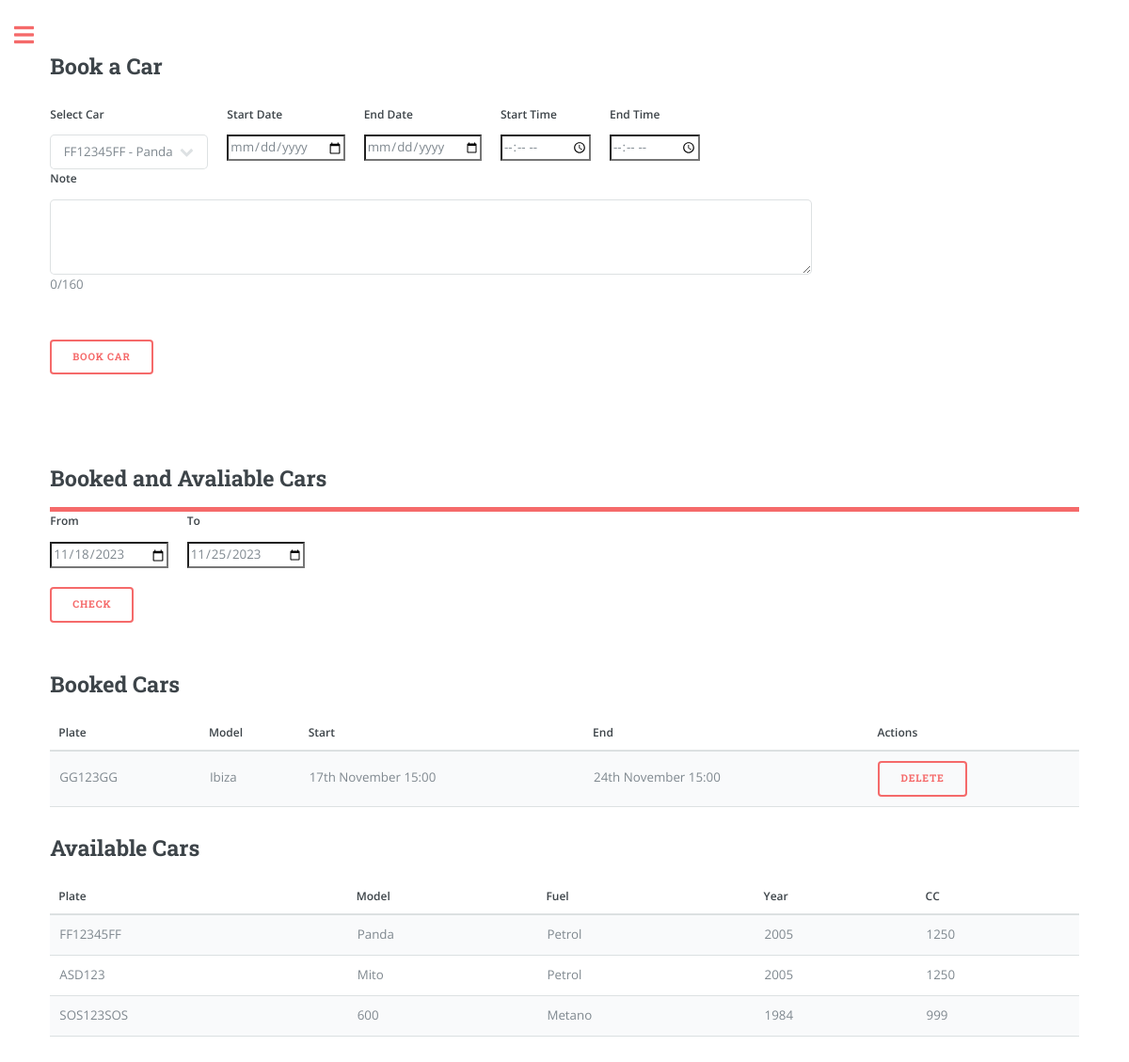
Before: /overview (signed in) with the older database file.
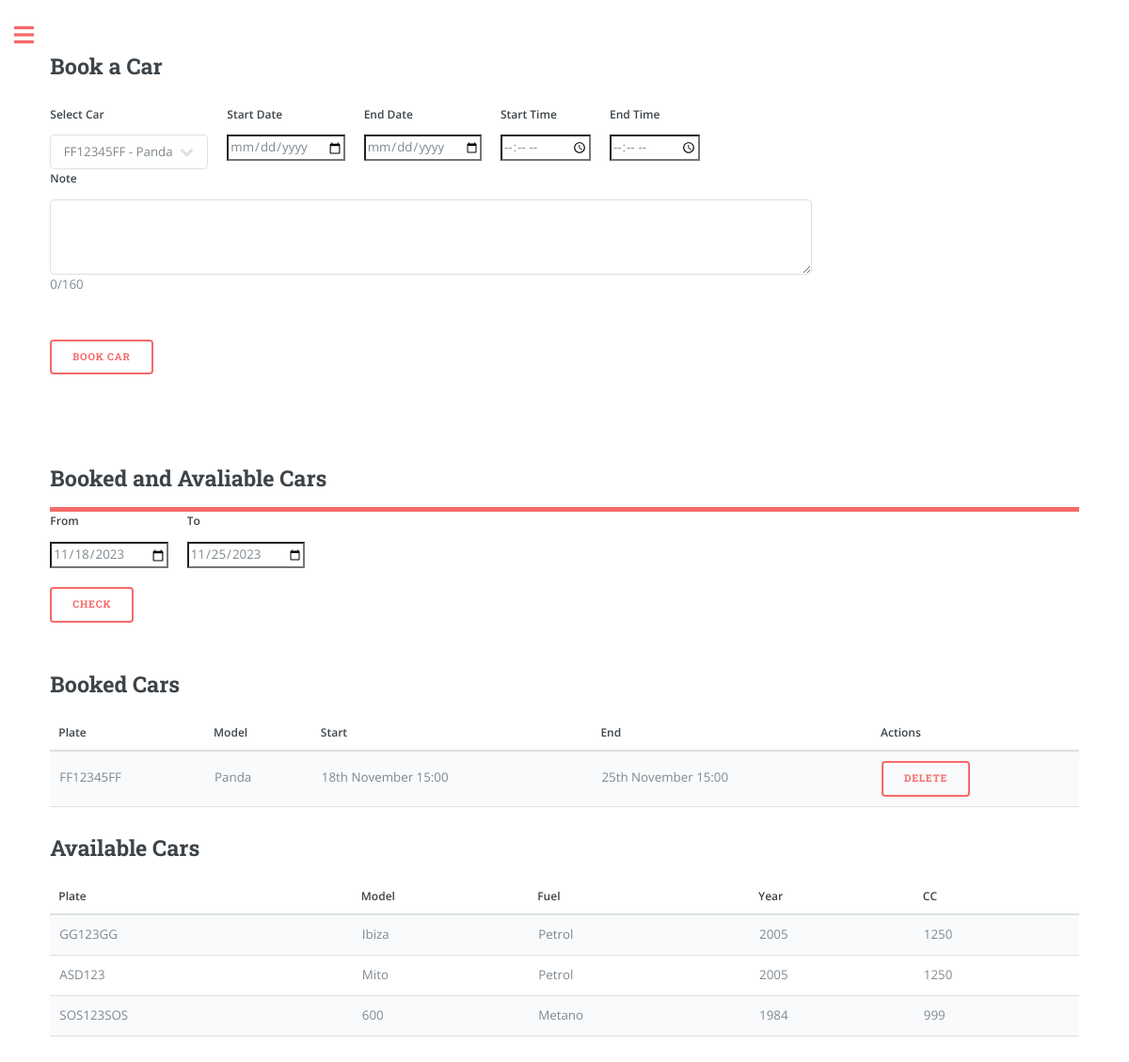
After: the same page with the newer database file.
### app/models.py (models this page shows, shortened)
class Booking(db.Model):
    id = db.Column(db.Integer, primary_key=True)
    start_datetime = db.Column(db.DateTime, nullable=False)
    end_datetime = db.Column(db.DateTime, nullable=False)
    car_plate = db.Column(db.String(8), db.ForeignKey('car.plate'), nullable=False)
    user_id = db.Column(db.Integer, db.ForeignKey('user.id'), nullable=False)
    note = db.Column(db.String(160))
    car = db.relationship('Car', backref='bookings', lazy=True)

class Car(db.Model):
    plate = db.Column(db.String(8), primary_key=True, index=True, unique=True)
    make = db.Column(db.String(15), index=True)
    model = db.Column(db.String(15), index=True)
    fuel = db.Column(db.String(8), index=True)
    year = db.Column(db.Integer, index=True)
    cc = db.Column(db.Integer, index=True)
    user_id = db.Column(db.Integer, db.ForeignKey('user.id'))

### app/routes.py (the view, shortened to what this page needs)
@app.route('/')
@app.route('/overview', methods=['GET', 'POST'])
@login_required
def overview(): # Booking
    user_cars = current_user.garage.all()
    from_date = request.form.get('from')
    to_date = request.form.get('to')
    if from_date == None:
        from_date = datetime.now().date()
        to_date = from_date + timedelta(days=7)
    from_datetime = datetime.strptime(f'{from_date}', '%Y-%m-%d')
    to_datetime = datetime.strptime(f'{to_date}', '%Y-%m-%d')
    user_bookings = Booking.query.filter(
                Booking.user_id == current_user.id,
                Booking.end_datetime > from_datetime,
                Booking.start_datetime < to_datetime
                ).all()
    booked_car_plates = [booking.car_plate for booking in user_bookings]
    available_cars = [car for car in user_cars if car.plate not in booked_car_plates]
    return render_template('overview.html',
                            user_cars=user_cars,
                            available_cars=available_cars,
                            user_bookings=user_bookings,
                            from_datetime=from_datetime.strftime('%Y-%m-%d'),
                            to_datetime=to_datetime.strftime('%Y-%m-%d'))

### app/models.py (called while the page is built)
@login.user_loader
def load_user(id):
    return User.query.get(int(id))

### app/templates/overview.html (shortened to what this page needs)
{% extends "index.html" %}
{% block content %}
<h2>Book a Car</h2>
<form method="POST" action="{{ url_for('overview') }}">
    <div class="row">
        <div class="col">
            <label for="car_selection" class="form-label">Select Car</label>
            <select class="form-select" id="car_selection" name="car_selection">
                {% for car in user_cars %}
                    <option value="{{ car.plate }}">{{ car.plate }} - {{ car.model }}</option>
                {% endfor %}
            </select>
        </div>
        <div class="col">
            <label for="start_date" class="form-label">Start Date</label>
            <input type="date" class="form-control" id="start_date" name="start_date" required>
        </div>
        <div class="col">
            <label for="end_date" class="form-label">End Date</label>
            <input type="date" class="form-control" id="end_date" name="end_date" required>
        </div>
        <div class="col">
            <label for="start_time" class="form-label">Start Time</label>
            <input type="time" class="form-control" id="start_time" name="start_time" required>
        </div>
        <div class="col">
            <label for="end_time" class="form-label">End Time</label>
            <input type="time" class="form-control" id="end_time" name="end_time" required>
        </div>
        <div class="col">
            <label for="note" class="form-label">Note</label>
            <textarea class="form-control" id="note" name="note" rows="3" maxlength="160" oninput="updateCharacterCount(this)" style="width: 810px; height: 80px;"></textarea>
            <p id="character-count">0/160</p>
        </div>
    </div>
    <button type="submit" class="btn btn-primary" style="margin-top: 20px;">Book Car</button>
</form>
<header id="header">
    <h2>Booked and Avaliable Cars</h2>
</header>
<form method="POST" action="{{ url_for('overview') }}">
<div class="row">
    <div class="col">
        <label for="from" class="form-label">From</label>
        <input type="date" class="form-control" id="from" name="from" value="{{ from_datetime }}" required>
    </div>
    <div class="col">
        <label for="to" class="form-label">To</label>
        <input type="date" class="form-control" id="to" name="to" value="{{ to_datetime }}" required>
    </div>
</div>
<button type="submit" class="btn btn-primary" style="margin-top: 20px;">Check</button>
</form>
<br>
<form method="POST" action="{{ url_for('overview') }}">
<h2>Booked Cars</h2>
    <table>
        <thead>
            <tr>
                <th>Plate</th>
                <th>Model</th>
                <th>Start</th>
                <th>End</th>
                <th>Actions</th>
            </tr>
        </thead>
        <tbody>
            {% for booking in user_bookings %}
                <tr>
                    <td>{{ booking.car.plate }}</td>
                    <td>{{ booking.car.model }}</td>
                    <td>{{ booking.start_datetime.strftime("%dth %B %H:%M") }}</td>
                    <td>{{ booking.end_datetime.strftime("%dth %B %H:%M") }}</td>
                    <td>
                        <button type="submit" class="btn btn-danger" name="delete_booking" value="{{ booking.id }}">Delete</button>
                    </td>
                </tr>
            {% endfor %}
        </tbody>
    </table>
</form>
<h2>Available Cars</h2>
<table>
    <thead>
        <tr>
            <th>Plate</th>
            <th>Model</th>
            <th>Fuel</th>
            <th>Year</th>
            <th>CC</th>
        </tr>
    </thead>
    <tbody>
        {% for car in available_cars %}
            <tr>
                <td>{{ car.plate }}</td>
                <td>{{ car.model }}</td>
                <td>{{ car.fuel }}</td>
                <td>{{ car.year }}</td>
                <td>{{ car.cc }}</td>
            </tr>
        {% endfor %}
    </tbody>
</table>
{% endblock %}

### app/templates/index.html (shortened to what this page needs)
<!DOCTYPE HTML>
<html>
	<head>
		<link rel="stylesheet" href="{{url_for('static', filename='css/main.css')}}"/>
	</head>
	<body class="is-preload">
			<div id="wrapper">
					<div id="main">
						<div class="inner">
								<section id="banner">
									<div class="content">
										{% block content %} {% endblock %}
								</section>
						</div>
					</div>
			</div>
	</body>
</html>

Changed rows visible on the page:
removed Booking: car.plate "GG123GG", car.model "Ibiza", start_datetime "17th November 15:00", end_datetime "24th November 15:00", {{ booking.id }} 4 (drawn)
no longer on this page (row unchanged): Car: plate "FF12345FF", model "Panda", fuel "Petrol", year "2005", cc "1250"
added Booking: car.plate "FF12345FF", car.model "Panda", start_datetime "18th November 15:00", end_datetime "25th November 15:00", {{ booking.id }} 7 (drawn)
now on this page (row unchanged): Car: plate "GG123GG", model "Ibiza", fuel "Petrol", year "2005", cc "1250"
